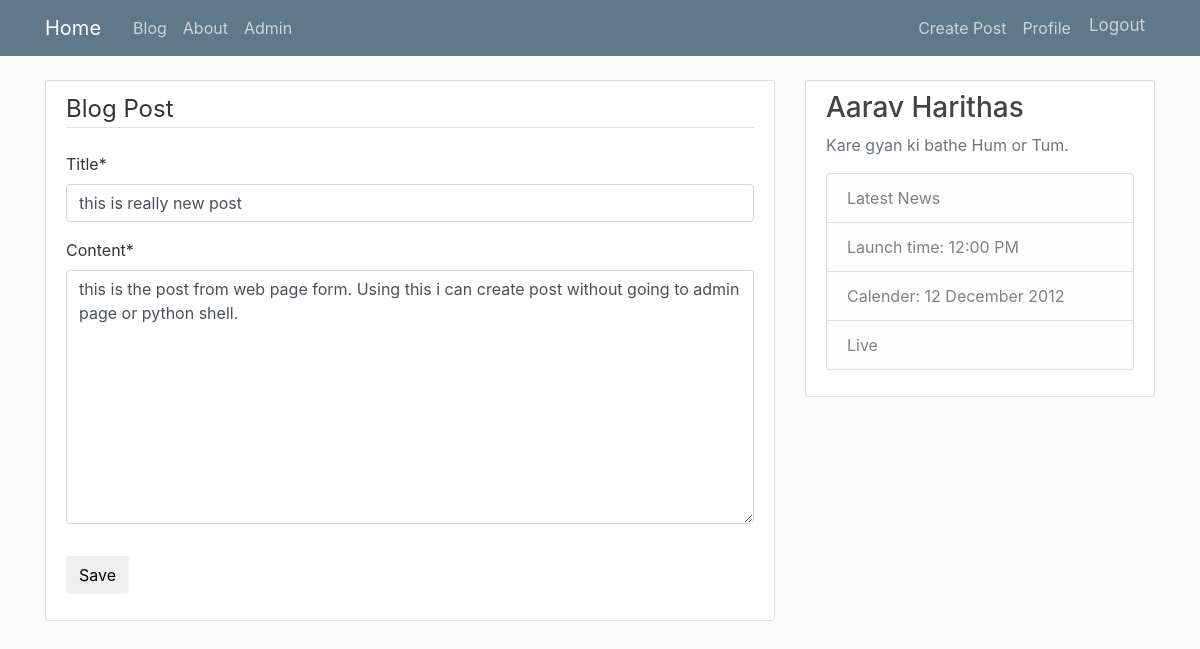
The page /post/47/update/ (signed in) on the database its author committed.
### blog/models.py (models this page shows, shortened)
class Post(models.Model):
    title = models.CharField(max_length=100)
    content = models.TextField()
    date_posted = models.DateTimeField(default=timezone.now)
    author = models.ForeignKey(User, on_delete=models.CASCADE)

### blog/views.py (the view, shortened to what this page needs)
# urls.py: path("post/<int:pk>/update/",views.PostUpdateView.as_view(), name='post-update'),
class PostUpdateView(LoginRequiredMixin, UserPassesTestMixin, UpdateView):
    model = Post
    fields = ['title', 'content']
    def test_func(self) -> bool | None:
        post = self.get_object()
        if self.request.user == post.author:
            return True
        return False
    def get_queryset(self):
      return Post.objects.order_by('title')

### blog/templates/blog/post_form.html (shortened to what this page needs)
{% extends 'blog/base.html' %}
{% load crispy_forms_tags %}
{% block content %}
    <div class="content-section">
        <form method="POST">
            <fieldset class="form-group">
                <legend class="border-bottom mb-4">Blog Post</legend>
                {{ form|crispy }}
            </fieldset>
            <div class="form-group">
                <button type="submit" class="btn" type="submit">Save</button>
            </div>
        </form>
    </div>
{% endblock content %}

### blog/templates/blog/base.html (shortened to what this page needs)
{% load static %}
<!DOCTYPE html>
<html lang="en">
<head>
    <link rel="stylesheet" href="https://cdn.jsdelivr.net/npm/bootstrap@4.0.0/dist/css/bootstrap.min.css">
    <link rel="stylesheet" href=  "{% static 'blog/main.css' %}" >
</head>
<body>
    <header class="site-header">
        <nav class="navbar navbar-expand-md navbar-dark bg-steel fixed-top">
          <div class="container">
            <a class="navbar-brand mr-4" href="/">Home</a>
            <div class="collapse navbar-collapse" id="navbarToggle">
              <div class="navbar-nav mr-auto">
                <a class="nav-item nav-link" href="{% url 'blog-home' %}">Blog</a>
                <a class="nav-item nav-link" href="{% url 'blog-about' %}">About</a>
                <a class="nav-item nav-link" href="/admin">Admin</a>
              </div>
              <div class="navbar-nav">
              {% if user.is_authenticated %}
              <a class="nav-item nav-link" href="{% url 'post-create' %}">Create Post</a>
                <a class="nav-item nav-link" href="{% url 'profile' %}">Profile</a>
                <form action="{% url 'logout' %}" method="post">
                  <button type="submit" class="btn2">Logout</button>
                </form>
              {% else %}
                <a class="nav-item nav-link" href="{% url 'login' %}">Login</a>
                <a class="nav-item nav-link" href="{% url 'register' %}">Register</a>
              {% endif %}
              </div>
            </div>
          </div>
        </nav>
    </header>
    <main role="main" class="container">
        <div class="row">
          <div class="col-md-8">
            {% block content %}{% endblock %}
          </div>
          <div class="col-md-4">
            <div class="content-section">
              <h3>{{ user.first_name }} {{ user.last_name }}</h3>
              <p class='text-muted'>Kare gyan ki bathe Hum or Tum.
                <ul class="list-group">
                  <li class="list-group-item list-group-item-light">Latest News</li>
                  <li class="list-group-item list-group-item-light">Launch time: 12:00 PM</li>
                  <li class="list-group-item list-group-item-light">Calender: 12 December 2012</li>
                  <li class="list-group-item list-group-item-light">Live</li>
                </ul>
              </p>
            </div>
          </div>
        </div>
    </main>
</body>
</html>

### blog/static/blog/main.css (style rules this page uses)
body { background: #fafafa; color: #333333; margin-top: 5rem; }
h1, h2, h3, h4, h5, h6 { color: #444444; }
ul { margin: 0; }
.bg-steel { background-color: #5f788a; }
.site-header .navbar-nav .nav-link { color: #cbd5db; }
.content-section { background: #ffffff; padding: 10px 20px; border: 1px solid #dddddd; border-radius: 3px; margin-bottom: 20px; }
.btn2 { background-color: #5f788a; border: none; color: #cbd5db; padding: 5px 10px; text-align: left; text-decoration: none; display: inline-block; font-size: 17px; }

### rows shown on the page
Post: title "this is really new post", content "this is the post from web page form. Using this i can create post without going to admin page or python shell."

### other values the page prints
{{ user.first_name }} "Aarav"
{{ user.last_name }} "Harithas"
